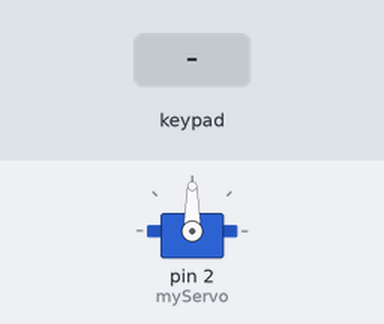
Simulated run of this sketch. Board: Arduino Mega 2560, built with avr-gcc and run on an emulated ATmega2560. Parts: servo. Inputs (shaded band) come from the test bench.

Above: at 1.2 s.
1.3 s: key '=' pressed
At 2.1 s:
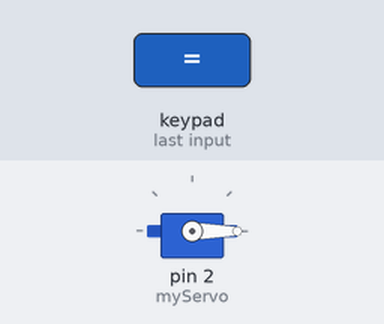
2.8 s: keypad keys 2 2 2 3 2 4 2 5 = pressed 0.4 s apart
At 7.1 s:
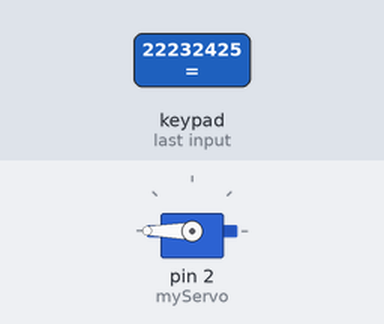
7.9 s: keypad keys 7 + 5 = pressed 0.4 s apart
At 9.8 s:
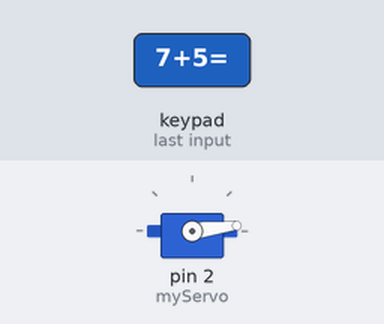
Timing chart, 0 to 11.3 s (numbered marks = the images above; inputs shaded):
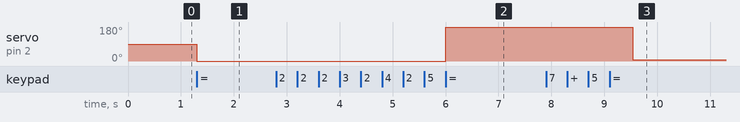

Measured:
- after the input at 1.3 s, servo on pin 2 (myServo): 90° → 0° at once
- after the input at 2.8 s, servo on pin 2 (myServo): 0° → 180° after 3.2 s
- after the input at 7.9 s, servo on pin 2 (myServo): 180° → 7° after 1.6 s

The sketch:

4-2.ino
```cpp
#include <Keypad.h>

const byte ROWS = 4;
const byte COLS = 4;
char keys[ROWS][COLS] = {
  {'7','8','9','/'},
  {'4','5','6','*'},
  {'1','2','3','-'},
  {'.','0','=','+'}
};
byte rowPins[ROWS] = {22, 23, 24, 25};
byte colPins[COLS] = {26, 27, 28, 29};

Keypad keypad = Keypad( makeKeymap(keys), rowPins, colPins, ROWS, COLS );

#include <Servo.h>
Servo myServo;
String input;

void setup() {
  // put your setup code here, to run once:
  myServo.attach(2,1000,2000);
}

void loop() {
  // put your main code here, to run repeatedly:
  char key = keypad.getKey();

  if (key){
    if (key == '='){

      myServo.write(input.toInt());
      input = "";
      delay(3000);
    }
    else {
      input += key;
    }
  }
}
```
